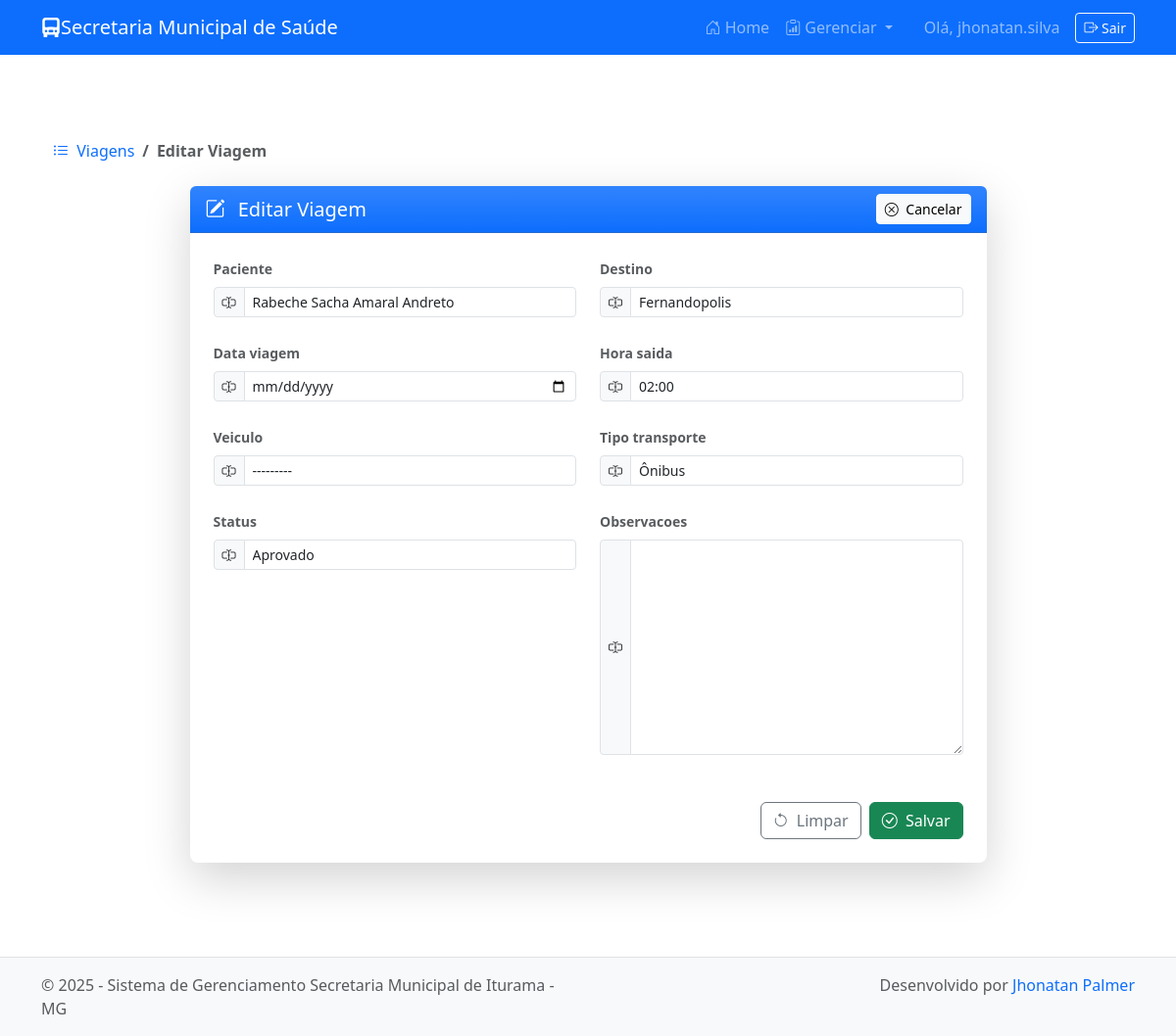
Page /viagens/editar/4/ (signed in) on the committed database.
### viagens/models.py (models this page shows, shortened)
class Viagem(models.Model):
    TIPOS_TRANSPORTE = [
        ("oficial", "Veículo Oficial"),
        ("onibus", "Ônibus"),
        ("carro_proprio", "Carro Próprio"),
    ]
    STATUS = [
        ("pendente", "Pendente"),
        ("aprovado", "Aprovado"),
        ("cancelado", "Cancelado"),
    ]
    horario_saida = [
    (time(2, 0), '02:00'),
    (time(3, 0), '03:00'),
]
    cidade_destino = [
        ('Uberaba', 'Uberaba'),
        ('Fernandopolis', 'Fernandopolis'),
        ('Sao Jose do Rio Preto', 'Sao Jose do Rio Preto'),
        ('Barretos', 'Barretos'),
    ]
    paciente = models.ForeignKey(Paciente, on_delete=models.CASCADE)
    destino = models.CharField(max_length=200, choices=cidade_destino)
    data_viagem = models.DateField()
    hora_saida = models.TimeField(choices=horario_saida, null=True, blank=True)
    veiculo = models.ForeignKey(Veiculo, on_delete=models.SET_NULL, null=True, blank=True)
    tipo_transporte = models.CharField(max_length=30, choices=TIPOS_TRANSPORTE)
    status = models.CharField(max_length=20, choices=STATUS, default="pendente")
    observacoes = models.TextField(blank=True)

### viagens/views.py (the view)
# urls.py: path('editar/<int:pk>/', ViagemUpdateView.as_view(), name='viagem-edit'),
class ViagemUpdateView(LoginRequiredMixin, UpdateView):
    login_url = '/accounts/login/'
    model = Viagem
    form_class = ViagemForm
    template_name = 'viagens/viagem_form.html'
    success_url = reverse_lazy('viagem-list')

### viagens/forms.py (shortened to what this page needs)
class ViagemForm(forms.ModelForm):
    class Meta:
        model = Viagem
        fields = '__all__'
        widgets = {
            'data_viagem': forms.DateInput(attrs={'type': 'date'}),
        }
        error_messages = {
            'data_viagem': {
                'invalid': 'Informe uma data válida.',
                'required': 'Informe a data da viagem.',
            }
        }
    def __init__(self, *args, **kwargs):
        super(ViagemForm, self).__init__(*args, **kwargs)
        self.fields['hora_saida'].widget = forms.Select(choices=Viagem.horario_saida)
        hoje = datetime.date.today().isoformat()
        if 'data_viagem' in self.fields:
            self.fields['data_viagem'].widget.attrs.update({'min': hoje})

### pacientes/models.py (called while the page is built)
    def __str__(self):
        return self.nome

### veiculos/models.py (called while the page is built)
    def __str__(self):
        return f"{self.modelo} - {self.placa}"

### viagens/templates/viagens/viagem_form.html (shortened to what this page needs)
{% extends 'base.html' %}
{% load widget_tweaks %}
{% block content %}
<div class="container py-5">
    <nav aria-label="breadcrumb">
        <ol class="breadcrumb bg-transparent p-0 mb-4">
            <li class="breadcrumb-item">
                <a href="{% url 'viagem-list' %}" class="text-decoration-none">
                    <i class="bi bi-list-ul me-1"></i> Viagens
                </a>
            </li>
            <li class="breadcrumb-item active fw-semibold" aria-current="page">
                {% if form.instance.pk %}Editar{% else %}Nova{% endif %} Viagem
            </li>
        </ol>
    </nav>
    <div class="row justify-content-center">
        <div class="col-12 col-lg-9">
            <div class="card shadow-lg border-0 rounded-3">
                <div class="card-header bg-gradient bg-primary text-white rounded-top">
                    <div class="d-flex justify-content-between align-items-center">
                        <h5 class="mb-0">
                            <i class="bi {% if form.instance.pk %}bi-pencil-square{% else %}bi-plus-circle{% endif %} me-2"></i>
                            {% if form.instance.pk %}Editar Viagem{% else %}Nova Viagem{% endif %}
                        </h5>
                        <a href="{% url 'viagem-list' %}" class="btn btn-sm btn-light">
                            <i class="bi bi-x-circle me-1"></i> Cancelar
                        </a>
                    </div>
                </div>
                <div class="card-body p-4">
                    <form method="post" novalidate>
                        <div class="row g-4">
                            {% for field in form %}
                                <div class="col-12 col-md-6">
                                    <label for="{{ field.id_for_label }}" class="form-label fw-semibold small text-muted">
                                        {{ field.label }}
                                    </label>
                                    <div class="input-group input-group-sm">
                                        <span class="input-group-text bg-light">
                                            <i class="bi bi-input-cursor-text"></i>
                                        </span>
                                        {{ field|add_class:"form-control form-control-sm" }}
                                    </div>
                                </div>
                            {% endfor %}
                        </div>
                        <div class="d-flex justify-content-end gap-2 mt-5">
                            <button type="reset" class="btn btn-outline-secondary">
                                <i class="bi bi-arrow-counterclockwise me-1"></i> Limpar
                            </button>
                            <button type="submit" class="btn btn-success">
                                <i class="bi bi-check-circle me-1"></i> Salvar
                            </button>
                        </div>
                    </form>
                </div>
            </div>
        </div>
    </div>
</div>
{% endblock %}

### secretaria_it/templates/base.html (shortened to what this page needs)
<!DOCTYPE html>
<html lang="pt-br">
<head>
    <link href="https://cdn.jsdelivr.net/npm/bootstrap@5.3.2/dist/css/bootstrap.min.css" rel="stylesheet" />
    <link href="https://cdn.jsdelivr.net/npm/bootstrap-icons@1.10.5/font/bootstrap-icons.css" rel="stylesheet" />
</head>
<body>
    <nav class="navbar navbar-expand-lg navbar-dark bg-primary fixed-top">
        <div class="container">
            <a class="navbar-brand" href="{% url 'dashboard' %}">
                <i class="bi bi-truck-front-fill"></i>Secretaria Municipal de Saúde
            </a>
            <div class="collapse navbar-collapse" id="navbarNav">
                <ul class="navbar-nav ms-auto">
                    <li class="nav-item">
                        <a class="nav-link" href="{% url 'dashboard' %}">
                            <i class="bi bi-house-door"></i> Home
                        </a>
                    </li>
                    {% if user.is_authenticated %}
                    <li class="nav-item dropdown">
                        <a class="nav-link dropdown-toggle" href="#" id="navDropdown" role="button" data-bs-toggle="dropdown" aria-expanded="false">
                            <i class="bi bi-clipboard-data"></i> Gerenciar
                        </a>
                    </li>
                    <li class="nav-item d-flex align-items-center ms-3">
                        <span class="nav-link mb-0">Olá, {{ user.get_full_name|default:user.username }}</span>
                        <form method="post" action="{% url 'logout' %}" class="d-inline ms-2 mb-0">
                            <button type="submit" class="btn btn-outline-light btn-sm">
                                <i class="bi bi-box-arrow-right"></i> Sair
                            </button>
                        </form>
                    </li>
                    {% else %}
                    <li class="nav-item">
                        <a class="nav-link" href="{% url 'login' %}"><i class="bi bi-box-arrow-in-right"></i> Login</a>
                    </li>
                    {% endif %}
                </ul>
            </div>
        </div>
    </nav>
    <main class="container mt-4">
        {% block content %}{% endblock %}
    </main>
    <footer>
        <div class="container">
            <div class="row text-muted">
                <div class="col-md-6 text-md-start mb-2 mb-md-0">
                    &copy; {{ year|default:"2025" }} - Sistema de Gerenciamento Secretaria Municipal de Iturama - MG
                </div>
                <div class="col-md-6 text-md-end">
                    Desenvolvido por <a href="https://www.instagram.com/jhonatan.babu/" target="_blank" class="text-decoration-none">Jhonatan Palmer</a>
                </div>
            </div>
        </div>
    </footer>
</body>
</html>

### secretaria_it/templates/base.html (style rules this page uses)
body { padding-top: 70px; }
footer { background-color: #f8f9fa; padding: 1rem 0; text-align: center; margin-top: 3rem; border-top: 1px solid #dee2e6; }

### rows in the picture
Viagem: form "Rabeche Sacha Amaral Andreto" "Fernandopolis" "02:00" "---------" "Ônibus" "Aprovado"

### other values in the picture
{{ user.get_full_name|default:user.username }} "jhonatan.silva"
{{ field.label }} "Paciente" "Destino" "Data viagem" "Hora saida" "Veiculo" "Tipo transporte" "Status" "Observacoes"
{{ year|default:"2025" }} "2025"
